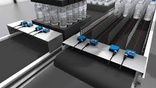
#> input picture Unit v/tof2.jpg, 156 x 88 px, shrunk from 299 x 168 before the run, given in place of tof2.png, which was not available
$ python otus_thres.py
#> lines starting #> are read from the running program, lines starting #| are printed output that depends on the picture; after the words box and inside, x2 and y2 are one past the last pixel; in counts of white or black regions, pixels touching at a corner belong together; pictures that were not available may be replaced by others from this repository, and a replacement may not be noted
from pathlib import Path

import cv2


image_path = Path(__file__).resolve().with_name("tof2.png")
image = cv2.imread(str(image_path), cv2.IMREAD_GRAYSCALE)
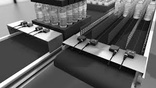
#> image: shape (88, 156); min 0, max 255, mean 97.2


if image is None:
    print(f"img not found: {image_path}")
else:
    val, thresh_otsu = cv2.threshold(
        image, 0, 255, cv2.THRESH_BINARY + cv2.THRESH_OTSU
    )
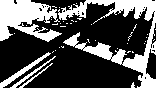
#> thresh_otsu: shape (88, 156); 32.8% white; 40 white regions (35 under 20 px), largest, box (x1, y1, x2, y2) and area: (58, 0, 156, 88) 2337, (0, 0, 62, 42) 1592, (0, 52, 51, 88) 258, (10, 56, 56, 88) 130, (19, 63, 53, 88) 73
#> val = 117
    print(f"otsu's calculated threshold: {val}")
#| otsu's calculated threshold: 117.0
    output_path = image_path.with_name("otsu_threshold.png")
    cv2.imwrite(str(output_path), thresh_otsu)
    cv2.imshow("Otsu Threshold", thresh_otsu)
